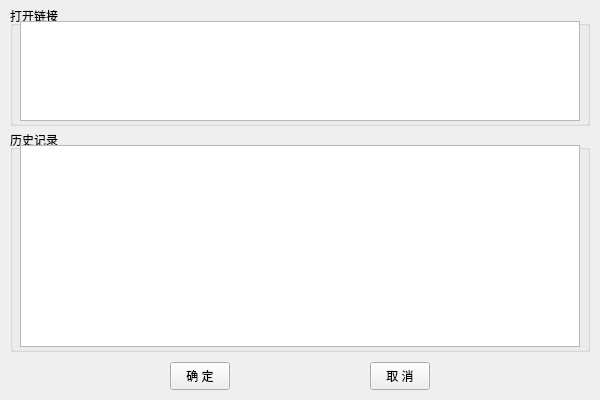
<?xml version="1.0" encoding="UTF-8"?>
<ui version="4.0">
 <class>CLinkWidgetClass</class>
 <widget class="QWidget" name="CLinkWidgetClass">
  <property name="geometry">
   <rect>
    <x>0</x>
    <y>0</y>
    <width>600</width>
    <height>400</height>
   </rect>
  </property>
  <property name="windowTitle">
   <string>链接</string>
  </property>
  <widget class="QGroupBox" name="m_grpUrl">
   <property name="geometry">
    <rect>
     <x>10</x>
     <y>6</y>
     <width>580</width>
     <height>120</height>
    </rect>
   </property>
   <property name="minimumSize">
    <size>
     <width>580</width>
     <height>120</height>
    </size>
   </property>
   <property name="maximumSize">
    <size>
     <width>580</width>
     <height>120</height>
    </size>
   </property>
   <property name="title">
    <string>打开链接</string>
   </property>
   <widget class="QTextEdit" name="m_edtUrl">
    <property name="geometry">
     <rect>
      <x>10</x>
      <y>15</y>
      <width>560</width>
      <height>100</height>
     </rect>
    </property>
    <property name="minimumSize">
     <size>
      <width>560</width>
      <height>100</height>
     </size>
    </property>
    <property name="maximumSize">
     <size>
      <width>560</width>
      <height>100</height>
     </size>
    </property>
   </widget>
  </widget>
  <widget class="QGroupBox" name="m_grpRecord">
   <property name="geometry">
    <rect>
     <x>10</x>
     <y>130</y>
     <width>580</width>
     <height>222</height>
    </rect>
   </property>
   <property name="minimumSize">
    <size>
     <width>580</width>
     <height>222</height>
    </size>
   </property>
   <property name="maximumSize">
    <size>
     <width>580</width>
     <height>222</height>
    </size>
   </property>
   <property name="title">
    <string>历史记录</string>
   </property>
   <widget class="QListWidget" name="m_lstRecord">
    <property name="geometry">
     <rect>
      <x>10</x>
      <y>15</y>
      <width>560</width>
      <height>202</height>
     </rect>
    </property>
    <property name="minimumSize">
     <size>
      <width>560</width>
      <height>202</height>
     </size>
    </property>
    <property name="maximumSize">
     <size>
      <width>560</width>
      <height>202</height>
     </size>
    </property>
   </widget>
  </widget>
  <widget class="QPushButton" name="m_btnConfirm">
   <property name="geometry">
    <rect>
     <x>170</x>
     <y>362</y>
     <width>60</width>
     <height>28</height>
    </rect>
   </property>
   <property name="text">
    <string>确 定</string>
   </property>
  </widget>
  <widget class="QPushButton" name="m_btnCancel">
   <property name="geometry">
    <rect>
     <x>370</x>
     <y>362</y>
     <width>60</width>
     <height>28</height>
    </rect>
   </property>
   <property name="text">
    <string>取 消</string>
   </property>
  </widget>
 </widget>
 <layoutdefault spacing="6" margin="11"/>
 <resources/>
 <connections/>
</ui>
